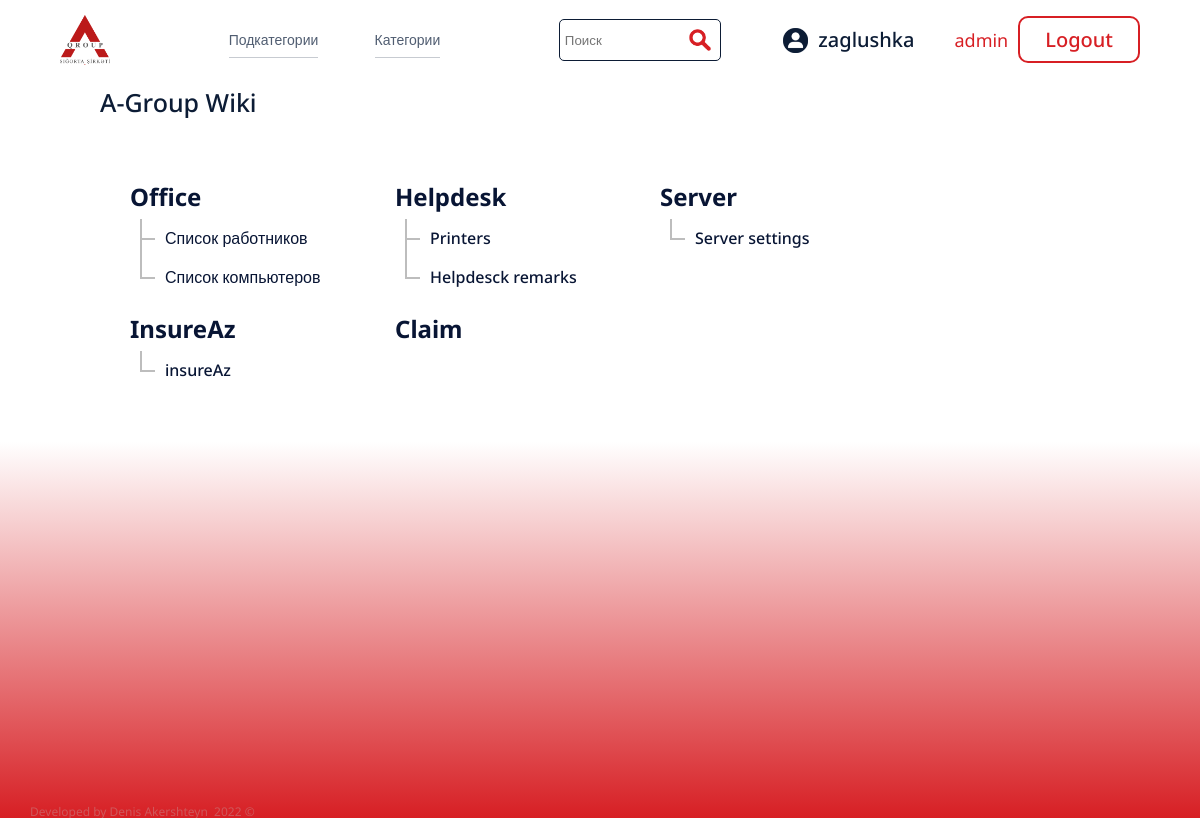
Screenshot of /index.php (signed in) with the database file from the repository.
### tables this page shows
CREATE TABLE `category` (
  `id` int(11) NOT NULL,
  `category_name` varchar(255) NOT NULL,
  `category_access` varchar(255) NOT NULL
);

CREATE TABLE `sub_category` (
  `id` int(11) NOT NULL,
  `name` varchar(255) NOT NULL,
  `sub_id` int(11) NOT NULL,
  `content` longtext NOT NULL,
  `image` varchar(255) NOT NULL,
  `key_words` varchar(255) NOT NULL
);

### include/main.php (the view, shortened to what this page needs)
<div class="wiki__wrapper">
    <div class="wiki_infoblock">
        <div class="wiki__infoblock_test">
            A-Group Wiki
        </div>
        <div class="wiki_infoblock_content">
            <div class="infoblock__category_wrapper">
                <?php
                $username = $_SESSION['username'];
                $query_users = "SELECT * FROM `users` WHERE `username` LIKE '$username'";
                $users = mysqli_query($connection, $query_users);
                $row = mysqli_fetch_assoc($users);
                $db_access = $row['categories'];
                $array_cat = $db_access;
                $categories  = explode(",", $array_cat);
                foreach ($categories as $suka) {
                    $query__category = "SELECT * FROM `category` WHERE `id` LIKE '$suka'";
                    $categories = mysqli_query($connection, $query__category);
                    while ($row = mysqli_fetch_assoc($categories)) {
                        $id = $row['id'];
                        $category_name = $row['category_name'];
                ?>
                        <div class="sitemap__item">
                            <a href="#"><?php echo $category_name; ?></a>
                            <ul class="sitemap__subitem">
                                <?php
                                $query_sub = "SELECT * FROM sub_category WHERE sub_id = '{$id}'";
                                $select_sub_category = mysqli_query($connection, $query_sub);
                                while ($row = mysqli_fetch_assoc($select_sub_category)) {
                                    $sub_id = $row['id'];
                                    $sub_name = $row['name'];
                                ?>
                                    <li>
                                        <a title="<?php echo $sub_name; ?>" href="./index.php?source_page=sub_page&sub_id=<?php echo $sub_id; ?>"><?php echo $sub_name; ?></a>
                                    </li>
                                <?php
                                }
                                ?>
                            </ul>
                        </div>
                <?php
                    }
                }
                ?>
            </div>
        </div>
    </div>
</div>

### include/header.php (shortened to what this page needs)
<!DOCTYPE html>
<html lang="en">
<head>
  <link rel="stylesheet" href="./styles/style.css">
  <link rel="stylesheet" href="../cleditor/jquery.cleditor.css" />
</head>

### index.php (shortened to what this page needs)
<?php include './include/header.php'; ?>
<?php include './db/connection.php'; ?>
<body>
    <div class="main__page__wrapper">
        <?php include './include/navigation.php' ?>
        <div class="main__page__block__nav_content">
            <?php
            $admin_page = '';
            switch ($admin_page) {
                case '';
                    include './include/main.php';
                    break;
            };
            ?>
        </div>
        <?php include './include/footer.php'; ?>
    </div>
</body>
</html>

### include/navigation.php
<div class="navigation__wiki_wrapper">
    <div class="navigation__container">
        <a href="./index.php" class="navigation__container_logo">
        </a>
        <div class="administration__block_wrapper">
            <?php
            if (isset($_SESSION['role'])) {
                if ($_SESSION['role'] == 'admin') {
                    echo '
                                <a href="./index.php?source_page=add_subcategory">Подкатегории</a>
                                <a href="./index.php?source_page=add_category">Категории</a>
                                ';
                } else if ($_SESSION['role'] == 'user') {
                    echo '';
                } else if ($_SESSION['role'] == 'superadmin') {
                    echo '
                                <a href="./index.php?source_page=add_subcategory">Подкатегории</a>
                                <a href="./index.php?source_page=add_category">Категории</a>
                                <a href="./index.php?source_page=add_user">Пользователи</a>
                                ';
                }
            }
            ?>
        </div>
        <div class="search__navigation_wrapper">
            <form method="POST" class="search__block__" action="./index.php?source_page=search_result">
                <div class="search__block__input">
                    <input type="text" name="search_element" id="search_element" placeholder="Поиск">
                </div>
                <button type="submit"></button>
            </form>
        </div>
        <div class="navigation__container__login">
            <div class="navigation__container_username">
                <div class="navigation__container__username-p">
                    <img src="./styles/imgs/account.png" alt="" srcset=""> <?php echo $_SESSION['username']; ?>
                </div>
                <div class="navigation__container__role">
                    <?php echo $_SESSION['role']; ?>
                </div>
            </div>
            <div class="navigation__container_logout">
                <a href="./db/logout_user.php">Logout</a>
            </div>
        </div>
    </div>
</div>

### include/footer.php
<div class="footer__wrapper">
    <div class="footer__block_desc">
        <p> Developed by <a target="_blank" href="https://github.com/dakerdenis/workwiki">Denis Akershteyn </a></p>
        <p>&nbsp; 2022 ©</p>
    </div>
</div>

### styles/style.css (style rules this page uses)
* { padding: 0; margin: 0; border: 0; }
*, *:before, *:after { -moz-box-sizing: border-box; -webkit-box-sizing: border-box; box-sizing: border-box; }
html, body { height: 100%; width: 100%; font-size: 100%; line-height: 1; font-size: 14px; -ms-text-size-adjust: 100%; -moz-text-size-adjust: 100%; -webkit-text-size-adjust: 100%; font-family: "Noto Sans", sans-serif; }
.navigation__wiki_wrapper { width: 100%; position: sticky; background-color: #9b989800; height: 80px; display: flex; align-items: center; }
.navigation__container { width: 90%; margin: 0 auto; display: flex; align-items: center; justify-content: space-between; }
.navigation__container_logo { display: block; width: 50px; height: 50px; background-image: url("../styles/imgs/logo_red2.png"); background-size: contain; }
.navigation__container__login { display: flex; align-items: center; }
.navigation__container_username { display: flex; justify-content: space-between; align-items: center; }
.navigation__container__username-p { display: flex; align-items: center; font-size: 20px; font-weight: 500; color: #0c1c35; margin-right: 40px; }
.navigation__container__username-p img { width: 25px; height: 25px; margin-right: 10px; }
.navigation__container__role { color: #d71f24; font-size: 18px; }
.navigation__container_logout { margin-left: 10px; }
.navigation__container_logout a { background-color: #fff; color: #d71f24; font-size: 20px; font-weight: 500; border-radius: 10px; padding: 8px 25px 8px 25px; transition: ease-in-out 0.2s; text-decoration: none; border: 2px solid #d71f24; }
.administration__block_wrapper { width: 30%; display: flex; justify-content: space-evenly; }
.administration__block_wrapper a { color: #13243fbd; text-decoration: none; font-size: 14px; font-weight: 500; display: block; padding-top: 10px; padding-bottom: 10px; border-bottom: 1px solid #0c1c353a; }
.search__navigation_wrapper { width: 15%; display: flex; align-items: center; }
.search__block__ { border: 1px solid #0c1c35; border-radius: 5px; padding: 5px; display: flex; align-items: center; width: 100%; justify-content: space-between; }
.search__block__input { width: 80%; }
.search__block__input input { height: 28px; background-color: rgba(255,255,255, 0); }
.search__block__ button { width: 30px; height: 30px; background: url(../styles/imgs/search.png) 50% 50% no-repeat; background-size: contain; cursor: pointer; }
.main__page__wrapper { min-height: 99vh; display: flex; flex-direction: column; justify-content: space-between; }
.main__page__block__nav_content { width: 100%; min-height: 90.8vh; display: flex; flex-direction: column; }
.wiki__wrapper { width: 85%; margin: 0 auto; padding: 10px; }
.wiki_infoblock { width: 100%; }
.wiki__infoblock_test { font-size: 25px; font-weight: 500; color: #0c1c35; }
.wiki_infoblock_content { margin-top: 25px; width: 100%; }
.infoblock__category_wrapper { margin-top: 40px; width: 100%; background-color: 0; border-radius: 30px; padding: 10px; display: flex; flex-wrap: wrap; }
.sitemap__item { font-size: 24px; font-weight: 700; position: relative; width: 25%; color: #000; vertical-align: baseline; margin-bottom: 20px; margin-top: 20px; margin-left: 20px; }
.sitemap__item a { color: rgba(8, 21, 52, 1); text-decoration: none; }
.sitemap__item:not(:last-child) { margin-bottom: 10px; }
.sitemap__subitem { position: relative; width: 100%; padding: 20px 35px 0; }
.sitemap__subitem:before { position: absolute; top: 10px; left: 10px; display: block; width: 0; height: calc(100% - 20px); content: ""; border-left: 2px solid #bdbdbd; }
ul { list-style: none; }
.sitemap__subitem li:not(:last-child) { margin-bottom: 20px; }
.sitemap__subitem li { font-size: 16px; line-height: 19px; display: block; }
.sitemap__subitem li a { font-weight: 500; position: relative; letter-spacing: 0; color: rgba(8, 21, 52, 1); text-decoration: none; }
.sitemap__subitem li a:before { position: absolute; bottom: 9px; left: -25px; display: block; width: 15px; height: 0; content: ""; border-bottom: 2px solid #bdbdbd; }
.footer__wrapper { width: 100%; }
.footer__block_desc { width: 95%; margin: 0 auto; display: flex; align-items: center; justify-content: left; }
.footer__block_desc p { font-size: 12px; display: block; color: #bdbdbd56; }
.footer__block_desc a { color: #bdbdbd56; text-decoration: none; }

### rows the page displays
category: category_name "Office"
sub_category: name "Список работников"
sub_category: name "Список компьютеров"
category: category_name "Helpdesk"
sub_category: name "Printers"
sub_category: name "Helpdesck remarks"
category: category_name "Server"
sub_category: name "Server settings"
category: category_name "InsureAz"
sub_category: name "insureAz"
category: category_name "Claim"

### other values shown
$_SESSION['username'] "zaglushka"
$_SESSION['role'] "admin"
